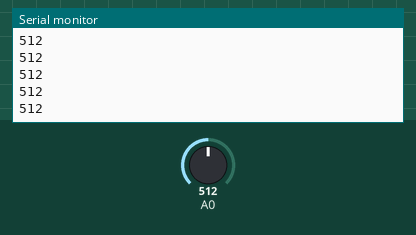
A sketch run on a simulated Arduino Uno, built with avr-gcc and run on an emulated ATmega328P. Parts: the last lines printed to the serial monitor. Inputs (shaded band) come from the test bench; at power-on: A0 = 512.

Above: at 1.2 s.
1.3 s: A0 set to 716
At 2.4 s:
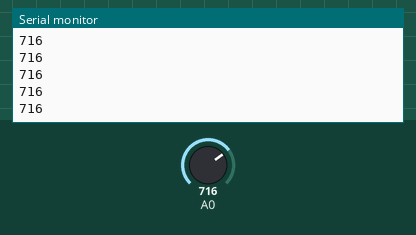
2.8 s: A0 set to 900
At 3.9 s:
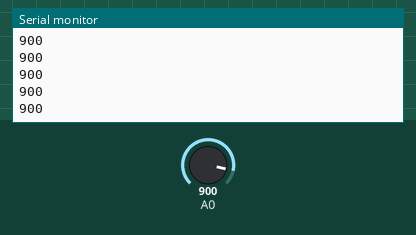
Timing chart, 0 to 5.8 s (numbered marks = the images above; inputs shaded):
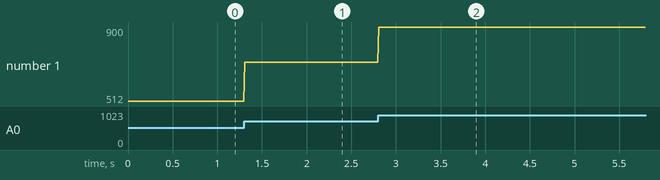

The sketch:

potenciometro_arduino.ino
```cpp
// Palestra: Introducao aos sensores com o Tinkercad
// Lazaro Camargo - INPE - SJC
// lazaro.camargo@inpe.br

// programa para leitura do potenciometro com o Arduino

void setup()
{
  Serial.begin(9600);
}

void loop()
{
  int sensor = analogRead(A0);
  Serial.println(sensor);
  delay(10);
}
```

Measured:
- after the input at 1.3 s, the serial monitor: prints a new line at once (image 1)
- after the input at 2.8 s, the serial monitor: prints a new line at once (image 2)
- plotted number 1: 512 → 716 after the input at 1.3 s, 716 → 900 after the input at 2.8 s
